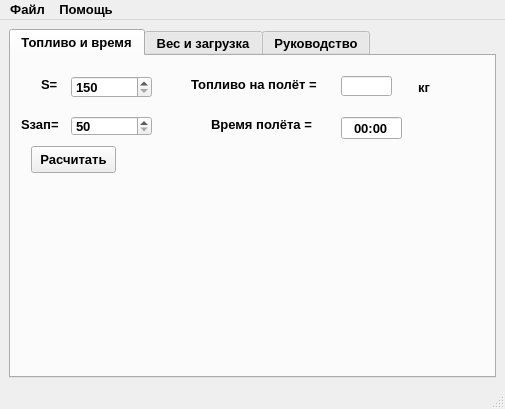
<?xml version="1.0" encoding="UTF-8"?>
<ui version="4.0">
 <class>MainWindow</class>
 <widget class="QMainWindow" name="MainWindow">
  <property name="geometry">
   <rect>
    <x>0</x>
    <y>0</y>
    <width>505</width>
    <height>409</height>
   </rect>
  </property>
  <property name="font">
   <font>
    <family>Arial</family>
    <pointsize>10</pointsize>
    <weight>75</weight>
    <bold>true</bold>
   </font>
  </property>
  <property name="windowTitle">
   <string>Form1</string>
  </property>
  <property name="styleSheet">
   <string notr="true"/>
  </property>
  <widget class="QWidget" name="centralwidget">
   <property name="styleSheet">
    <string notr="true"/>
   </property>
   <layout class="QVBoxLayout" name="verticalLayout">
    <item>
     <widget class="QTabWidget" name="tabWidget">
      <property name="font">
       <font>
        <family>Arial</family>
        <pointsize>10</pointsize>
        <weight>75</weight>
        <bold>true</bold>
       </font>
      </property>
      <property name="styleSheet">
       <string notr="true"/>
      </property>
      <property name="currentIndex">
       <number>0</number>
      </property>
      <widget class="QWidget" name="fuel_time">
       <property name="styleSheet">
        <string notr="true"/>
       </property>
       <attribute name="title">
        <string>Топливо и время</string>
       </attribute>
       <widget class="QLabel" name="labelS">
        <property name="geometry">
         <rect>
          <x>30</x>
          <y>20</y>
          <width>21</width>
          <height>16</height>
         </rect>
        </property>
        <property name="font">
         <font>
          <family>Arial</family>
          <pointsize>10</pointsize>
          <weight>75</weight>
          <bold>true</bold>
         </font>
        </property>
        <property name="text">
         <string>S=</string>
        </property>
       </widget>
       <widget class="QLabel" name="labelSalt">
        <property name="geometry">
         <rect>
          <x>10</x>
          <y>60</y>
          <width>42</width>
          <height>16</height>
         </rect>
        </property>
        <property name="font">
         <font>
          <family>Arial</family>
          <pointsize>10</pointsize>
          <weight>75</weight>
          <bold>true</bold>
         </font>
        </property>
        <property name="text">
         <string>Sзап=</string>
        </property>
       </widget>
       <widget class="QSpinBox" name="spinBoxS">
        <property name="geometry">
         <rect>
          <x>60</x>
          <y>20</y>
          <width>81</width>
          <height>22</height>
         </rect>
        </property>
        <property name="font">
         <font>
          <family>Arial</family>
          <pointsize>10</pointsize>
          <weight>75</weight>
          <bold>true</bold>
         </font>
        </property>
        <property name="minimum">
         <number>150</number>
        </property>
        <property name="maximum">
         <number>2400</number>
        </property>
        <property name="singleStep">
         <number>50</number>
        </property>
       </widget>
       <widget class="QSpinBox" name="spinBoxSalt">
        <property name="geometry">
         <rect>
          <x>60</x>
          <y>60</y>
          <width>81</width>
          <height>20</height>
         </rect>
        </property>
        <property name="font">
         <font>
          <family>Arial</family>
          <pointsize>10</pointsize>
          <weight>75</weight>
          <bold>true</bold>
         </font>
        </property>
        <property name="minimum">
         <number>50</number>
        </property>
        <property name="maximum">
         <number>1000</number>
        </property>
        <property name="singleStep">
         <number>10</number>
        </property>
       </widget>
       <widget class="QLabel" name="labelGt">
        <property name="geometry">
         <rect>
          <x>180</x>
          <y>20</y>
          <width>141</width>
          <height>16</height>
         </rect>
        </property>
        <property name="font">
         <font>
          <family>Arial</family>
          <pointsize>10</pointsize>
          <weight>75</weight>
          <bold>true</bold>
         </font>
        </property>
        <property name="text">
         <string>Топливо на полёт =</string>
        </property>
       </widget>
       <widget class="QLabel" name="labelT">
        <property name="geometry">
         <rect>
          <x>200</x>
          <y>60</y>
          <width>111</width>
          <height>16</height>
         </rect>
        </property>
        <property name="font">
         <font>
          <family>Arial</family>
          <pointsize>10</pointsize>
          <weight>75</weight>
          <bold>true</bold>
         </font>
        </property>
        <property name="text">
         <string>Время полёта =</string>
        </property>
       </widget>
       <widget class="QLineEdit" name="lineEditG">
        <property name="geometry">
         <rect>
          <x>330</x>
          <y>20</y>
          <width>51</width>
          <height>20</height>
         </rect>
        </property>
        <property name="font">
         <font>
          <family>Arial</family>
          <pointsize>10</pointsize>
          <weight>75</weight>
          <bold>true</bold>
         </font>
        </property>
       </widget>
       <widget class="QPushButton" name="butRasch">
        <property name="geometry">
         <rect>
          <x>20</x>
          <y>90</y>
          <width>85</width>
          <height>27</height>
         </rect>
        </property>
        <property name="font">
         <font>
          <family>Arial</family>
          <pointsize>10</pointsize>
          <weight>75</weight>
          <bold>true</bold>
         </font>
        </property>
        <property name="text">
         <string>Расчитать</string>
        </property>
       </widget>
       <widget class="QTimeEdit" name="timeEdit">
        <property name="enabled">
         <bool>true</bool>
        </property>
        <property name="geometry">
         <rect>
          <x>330</x>
          <y>60</y>
          <width>61</width>
          <height>24</height>
         </rect>
        </property>
        <property name="font">
         <font>
          <family>Arial</family>
          <pointsize>10</pointsize>
          <weight>75</weight>
          <bold>true</bold>
         </font>
        </property>
        <property name="contextMenuPolicy">
         <enum>Qt::NoContextMenu</enum>
        </property>
        <property name="wrapping">
         <bool>false</bool>
        </property>
        <property name="frame">
         <bool>true</bool>
        </property>
        <property name="alignment">
         <set>Qt::AlignCenter</set>
        </property>
        <property name="readOnly">
         <bool>false</bool>
        </property>
        <property name="buttonSymbols">
         <enum>QAbstractSpinBox::NoButtons</enum>
        </property>
        <property name="accelerated">
         <bool>false</bool>
        </property>
        <property name="keyboardTracking">
         <bool>false</bool>
        </property>
        <property name="currentSection">
         <enum>QDateTimeEdit::HourSection</enum>
        </property>
        <property name="displayFormat">
         <string>HH:mm</string>
        </property>
        <property name="calendarPopup">
         <bool>false</bool>
        </property>
       </widget>
       <widget class="QLabel" name="labelKg">
        <property name="geometry">
         <rect>
          <x>390</x>
          <y>25</y>
          <width>46</width>
          <height>13</height>
         </rect>
        </property>
        <property name="font">
         <font>
          <family>Arial</family>
          <pointsize>10</pointsize>
          <weight>75</weight>
          <bold>true</bold>
         </font>
        </property>
        <property name="frameShape">
         <enum>QFrame::NoFrame</enum>
        </property>
        <property name="text">
         <string>кг</string>
        </property>
        <property name="alignment">
         <set>Qt::AlignCenter</set>
        </property>
       </widget>
      </widget>
      <widget class="QWidget" name="wight_pass">
       <attribute name="title">
        <string>Вес и загрузка</string>
       </attribute>
       <widget class="QLineEdit" name="lineEditG_2">
        <property name="geometry">
         <rect>
          <x>149</x>
          <y>17</y>
          <width>51</width>
          <height>20</height>
         </rect>
        </property>
       </widget>
       <widget class="QLabel" name="labelGt_2">
        <property name="geometry">
         <rect>
          <x>13</x>
          <y>20</y>
          <width>131</width>
          <height>16</height>
         </rect>
        </property>
        <property name="font">
         <font>
          <pointsize>10</pointsize>
          <weight>75</weight>
          <bold>true</bold>
         </font>
        </property>
        <property name="text">
         <string>Топливо на полёт =</string>
        </property>
       </widget>
       <widget class="QLabel" name="labelKg_2">
        <property name="geometry">
         <rect>
          <x>206</x>
          <y>20</y>
          <width>31</width>
          <height>16</height>
         </rect>
        </property>
        <property name="font">
         <font>
          <pointsize>10</pointsize>
          <weight>75</weight>
          <bold>true</bold>
         </font>
        </property>
        <property name="frameShape">
         <enum>QFrame::NoFrame</enum>
        </property>
        <property name="text">
         <string>кг</string>
        </property>
        <property name="alignment">
         <set>Qt::AlignCenter</set>
        </property>
       </widget>
       <widget class="QPushButton" name="butRaschVes">
        <property name="geometry">
         <rect>
          <x>20</x>
          <y>280</y>
          <width>91</width>
          <height>23</height>
         </rect>
        </property>
        <property name="font">
         <font>
          <family>Arial</family>
          <weight>75</weight>
          <bold>true</bold>
         </font>
        </property>
        <property name="mouseTracking">
         <bool>false</bool>
        </property>
        <property name="text">
         <string>Расчет веса</string>
        </property>
       </widget>
       <widget class="QLabel" name="labelEk">
        <property name="geometry">
         <rect>
          <x>10</x>
          <y>60</y>
          <width>71</width>
          <height>16</height>
         </rect>
        </property>
        <property name="font">
         <font>
          <pointsize>10</pointsize>
          <weight>75</weight>
          <bold>true</bold>
         </font>
        </property>
        <property name="text">
         <string>Экипаж =</string>
        </property>
        <property name="alignment">
         <set>Qt::AlignCenter</set>
        </property>
       </widget>
       <widget class="QLabel" name="labelPr">
        <property name="geometry">
         <rect>
          <x>12</x>
          <y>92</y>
          <width>51</width>
          <height>16</height>
         </rect>
        </property>
        <property name="font">
         <font>
          <pointsize>10</pointsize>
          <weight>75</weight>
          <bold>true</bold>
         </font>
        </property>
        <property name="text">
         <string>Б/пр =</string>
        </property>
        <property name="alignment">
         <set>Qt::AlignCenter</set>
        </property>
       </widget>
       <widget class="QLabel" name="labelTeh">
        <property name="geometry">
         <rect>
          <x>13</x>
          <y>130</y>
          <width>71</width>
          <height>16</height>
         </rect>
        </property>
        <property name="font">
         <font>
          <pointsize>10</pointsize>
          <weight>75</weight>
          <bold>true</bold>
         </font>
        </property>
        <property name="text">
         <string>Техники =</string>
        </property>
        <property name="alignment">
         <set>Qt::AlignCenter</set>
        </property>
       </widget>
       <widget class="QLabel" name="labelZagr">
        <property name="geometry">
         <rect>
          <x>16</x>
          <y>166</y>
          <width>71</width>
          <height>16</height>
         </rect>
        </property>
        <property name="font">
         <font>
          <pointsize>10</pointsize>
          <weight>75</weight>
          <bold>true</bold>
         </font>
        </property>
        <property name="text">
         <string>Загрузка =</string>
        </property>
        <property name="alignment">
         <set>Qt::AlignCenter</set>
        </property>
       </widget>
       <widget class="QLabel" name="labelGvzl">
        <property name="geometry">
         <rect>
          <x>17</x>
          <y>201</y>
          <width>111</width>
          <height>16</height>
         </rect>
        </property>
        <property name="font">
         <font>
          <pointsize>10</pointsize>
          <weight>75</weight>
          <bold>true</bold>
         </font>
        </property>
        <property name="text">
         <string>Взлётный вес =</string>
        </property>
       </widget>
       <widget class="QLineEdit" name="lineVzl">
        <property name="geometry">
         <rect>
          <x>150</x>
          <y>198</y>
          <width>51</width>
          <height>20</height>
         </rect>
        </property>
       </widget>
       <widget class="QLabel" name="labelKg_Vzl">
        <property name="geometry">
         <rect>
          <x>207</x>
          <y>201</y>
          <width>31</width>
          <height>16</height>
         </rect>
        </property>
        <property name="font">
         <font>
          <pointsize>10</pointsize>
          <weight>75</weight>
          <bold>true</bold>
         </font>
        </property>
        <property name="frameShape">
         <enum>QFrame::NoFrame</enum>
        </property>
        <property name="text">
         <string>кг</string>
        </property>
        <property name="alignment">
         <set>Qt::AlignCenter</set>
        </property>
       </widget>
       <widget class="QSpinBox" name="spinEk">
        <property name="geometry">
         <rect>
          <x>150</x>
          <y>50</y>
          <width>42</width>
          <height>22</height>
         </rect>
        </property>
        <property name="minimum">
         <number>3</number>
        </property>
        <property name="maximum">
         <number>5</number>
        </property>
       </widget>
       <widget class="QSpinBox" name="spinPr">
        <property name="geometry">
         <rect>
          <x>150</x>
          <y>84</y>
          <width>42</width>
          <height>22</height>
         </rect>
        </property>
        <property name="minimum">
         <number>1</number>
        </property>
        <property name="maximum">
         <number>3</number>
        </property>
       </widget>
       <widget class="QSpinBox" name="spinTeh">
        <property name="geometry">
         <rect>
          <x>150</x>
          <y>122</y>
          <width>42</width>
          <height>22</height>
         </rect>
        </property>
        <property name="minimum">
         <number>0</number>
        </property>
        <property name="maximum">
         <number>2</number>
        </property>
       </widget>
       <widget class="QSpinBox" name="spinZagr">
        <property name="geometry">
         <rect>
          <x>150</x>
          <y>160</y>
          <width>42</width>
          <height>22</height>
         </rect>
        </property>
        <property name="minimum">
         <number>0</number>
        </property>
        <property name="maximum">
         <number>10</number>
        </property>
       </widget>
      </widget>
      <widget class="QWidget" name="tab">
       <attribute name="title">
        <string>Руководство</string>
       </attribute>
      </widget>
     </widget>
    </item>
   </layout>
  </widget>
  <widget class="QMenuBar" name="menuBar">
   <property name="geometry">
    <rect>
     <x>0</x>
     <y>0</y>
     <width>505</width>
     <height>22</height>
    </rect>
   </property>
   <widget class="QMenu" name="menuFile">
    <property name="title">
     <string>Файл</string>
    </property>
    <addaction name="save"/>
    <addaction name="exit"/>
   </widget>
   <widget class="QMenu" name="menuHelp">
    <property name="title">
     <string>Помощь</string>
    </property>
    <addaction name="about"/>
    <addaction name="about_Qt"/>
   </widget>
   <addaction name="menuFile"/>
   <addaction name="menuHelp"/>
  </widget>
  <widget class="QStatusBar" name="statusBar"/>
  <action name="save">
   <property name="text">
    <string>Сохранить</string>
   </property>
  </action>
  <action name="exit">
   <property name="text">
    <string>Выход</string>
   </property>
  </action>
  <action name="about">
   <property name="text">
    <string>О программе</string>
   </property>
  </action>
  <action name="about_Qt">
   <property name="text">
    <string>О Qt</string>
   </property>
  </action>
 </widget>
 <resources/>
 <connections/>
</ui>
